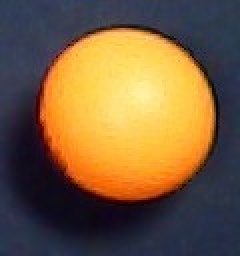
#> input picture data/image1.jpg, 120 x 128 px (shown 2 times larger)
$ python '02霍夫圆变换.py'
#> lines starting #> are read from the running program, lines starting #| are printed output that depends on the picture; after the words box and inside, x2 and y2 are one past the last pixel; in counts of white or black regions, pixels touching at a corner belong together
#!/usr/bin/env python3
import cv2
import numpy as np

img_file = r'../data/image1.jpg' #图像的名称
img = cv2.imread(img_file,cv2.COLOR_BGRA2GRAY)
#> img is the input picture: shape (128, 120, 3); mean B, G, R 62.8, 94.4, 120.8
print('图像的大小是:{}'.format(img.shape)) #打印图像的维度信息
#| 图像的大小是:(128, 120, 3)

gay_img = cv2.cvtColor(img, cv2.COLOR_BGRA2GRAY)#灰度化
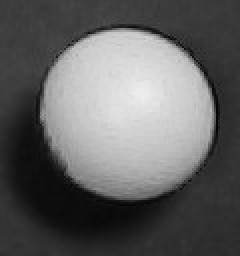
#> gay_img: shape (128, 120) (shown 2 times larger); min 3, max 237, mean 98.7
fil_img  = cv2.medianBlur(gay_img, 5)           #中值滤波
#cv.HoughCircles内部调用cv.Sobel() 可直接输入灰度图像
"""
image:     输入图像，即源图像，需为8位的灰度单通道图像。
circles:   调用HoughCircles函数后此参数存储了检测到的圆的输出矢量，每个矢量由包含了3个元素的浮点矢量(x, y, radius)表示。
method:    检测方法，目前OpenCV中就霍夫梯度法一种可以使用，它的标识符为CV_HOUGH_GRADIENT，在此参数处填这个标识符即可。
dp:        用来检测圆心的累加器图像的分辨率于输入图像之比的倒数，且此参数允许创建一个比输入图像分辨率低的累加器。上述文
	       字不好理解的话，来看例子吧。例如，如果dp= 1时，累加器和输入图像具有相同的分辨率。如果dp=2，累加器便有输入图
	       像一半那么大的宽度和高度。
minDist:   为霍夫变换检测到的圆的圆心之间的最小距离，即让我们的算法能明显区分的两个不同圆之间的最小距离。这个参数如果太
	       小的话，多个相邻的圆可能被错误地检测成了一个重合的圆。反之，这个参数设置太大的话，某些圆就不能被检测出来了。
param1:    默认值100。它是第三个参数method设置的检测方法的对应的参数。对当前唯一的方法霍夫梯度法CV_HOUGH_GRADIENT，它
		   表示传递给canny边缘检测算子的高阈值，而低阈值为高阈值的一半。
param2:    默认值100。它是第三个参数method设置的检测方法的对应的参数。对当前唯一的方法霍夫梯度法CV_HOUGH_GRADIENT，
		   它表示在检测阶段圆心的累加器阈值。它越小的话，就可以检测到更多根本不存在的圆，而它越大的话，能通过检测的圆就
		   更加接近完美的圆形了。
minRadius: 默认值0，表示圆半径的最小值。
maxRadius: 默认值0，表示圆半径的最大值。
"""
circles = cv2.HoughCircles(
	                     fil_img,                    #输入图像（可直接输入灰度图像）
	                     cv2.HOUGH_GRADIENT,       #3元素输出向量（横纵坐标和半径）
	                     1,                       #累加器具有与输入图像相同的分辨率
	                     50,                      #检测到的圆的中心之间的最小距离（太小的圆抛弃）
	                     param1=50,
	                     param2=25,
	                     minRadius=0,             #最小圆半径
	                     maxRadius=0)             #最大圆半径
#> circles = [[63.5, 55.5, 43.5]]

if circles is None:
	print("None")
else:
	circles = np.uint16(np.around(circles))
#> circles = [[64, 56, 44]]
	print(circles)                #打印圆位置信息 #横坐标纵坐标半径
#| [[[64 56 44]]]
	for i in circles[0, :]:
		cv2.circle(img, (i[0], i[1]), i[2], (0, 255, 0), 2)
		cv2.circle(img, (i[0], i[1]), 2, (0, 0, 255), 3)
#> this loop made 1 pass
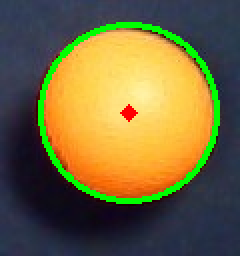
#> img: shape (128, 120, 3) (shown 2 times larger); 5.67% of pixels changed, all inside (x1, y1, x2, y2) = (19, 11, 110, 102)
cv2.imshow('circle', img)
cv2.waitKey(0)
cv2.destroyAllWindows()

$ run again, with data/image0.jpg copied over data/image1.jpg
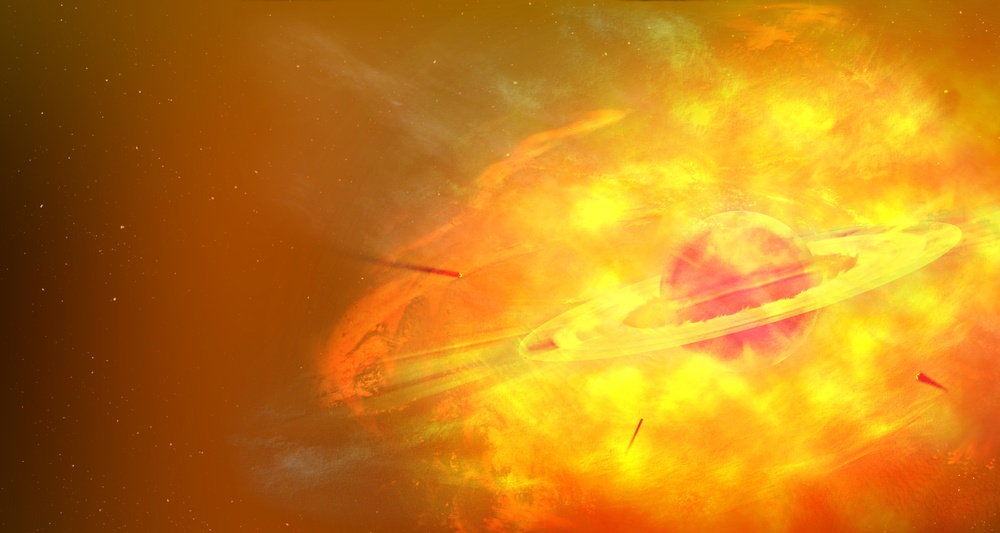
#> input picture data/image0.jpg, 1000 x 533 px, shrunk from 3000 x 1600 before the run
#> img is the input picture: shape (533, 1000, 3); mean B, G, R 23.6, 126.1, 194.7
#| 图像的大小是:(533, 1000, 3)
#> `gay_img = cv2.cvtColor(img, cv2.COLOR_BGRA2GRAY)#灰度化`:
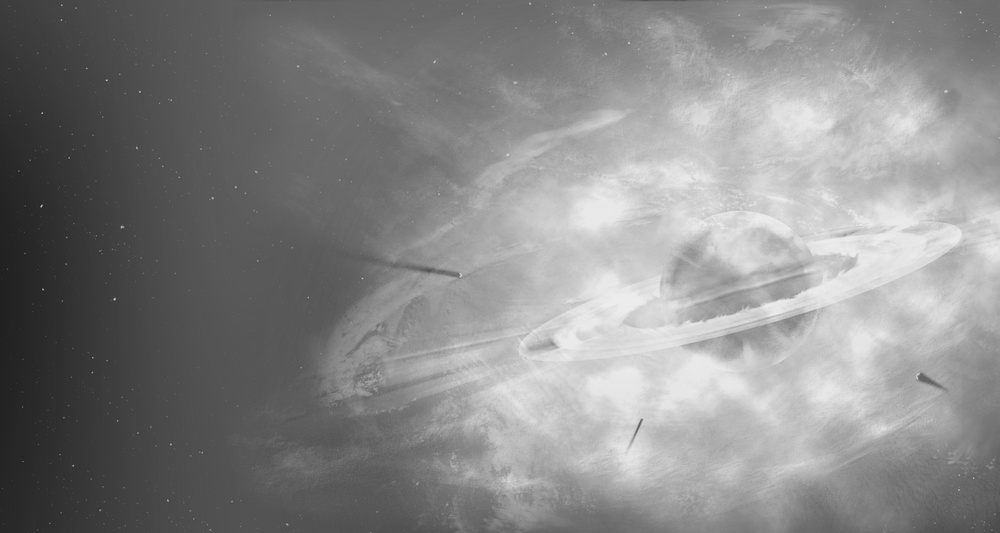
#> gay_img: shape (533, 1000); min 28, max 237, mean 134.9
#> `circles = cv2.HoughCircles( fil_img,`: circles = 70 rows, first 8: [559.5, 14.5, 346.4], [670.5, 525.5, 238.6], [878.5, 520.5, 286.5], [742.5, 286.5, 76.2], [742.5, 164.5, 140.5], [482.5, 45.5, 303.4], [648.5, 371.5, 201.6], [604.5, 284.5, 165.1]
#> `circles = np.uint16(np.around(circles))`: circles = 70 rows, first 8: [560, 14, 346], [670, 526, 239], [878, 520, 286], [742, 286, 76], [742, 164, 140], [482, 46, 303], [648, 372, 202], [604, 284, 165]
#> (printed output is left out)
#> the loop `for i in circles[0, :]:` made 70 passes
#> after the loop `for i in circles[0, :]:`:
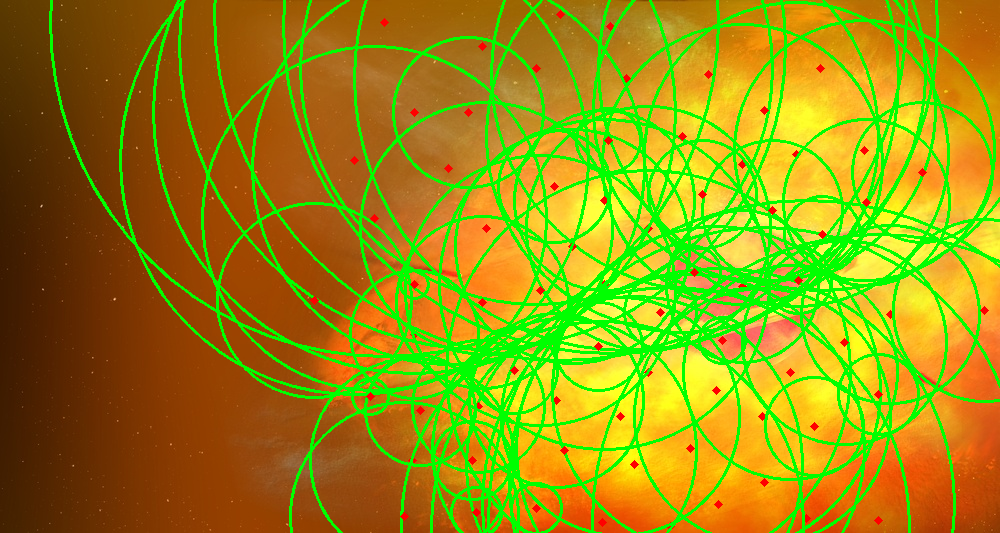
#> img: shape (533, 1000, 3); 19.31% of pixels changed, all inside (x1, y1, x2, y2) = (49, 0, 1000, 533)
